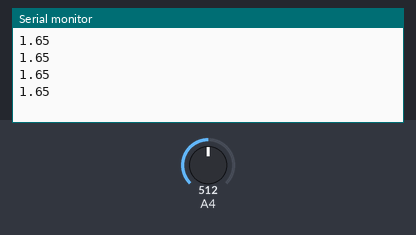
Bench run of a sketch on a simulated Arduino Mega 2560, built with avr-gcc and run on an emulated ATmega2560. Parts: the last lines printed to the serial monitor. The test bench sets the inputs (shaded band); at power-on: A4 = 512.

Above: at 1.2 s.
1.3 s: A4 set to 716
At 1.71 s:
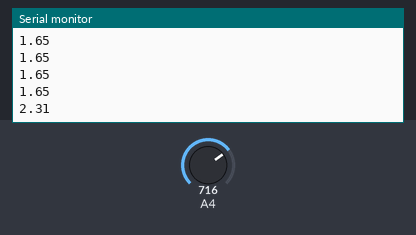
2.8 s: A4 set to 900
At 2.91 s:
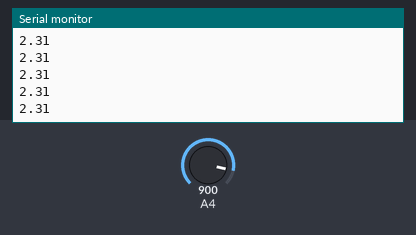
Timing chart, 0 to 5.8 s (numbered marks = the images above; inputs shaded):
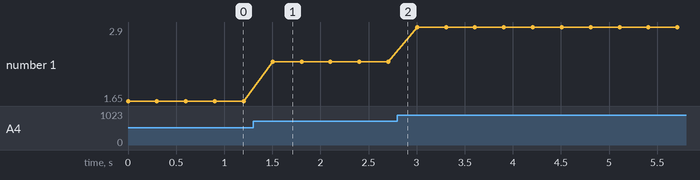

The sketch:

ph1.ino
```cpp
void setup() {
// initialize serial communication at 9600 bits per second:
Serial.begin(9600);
}
// the loop routine runs over and over showing the voltage on A0
void loop() {
// read the input on analog pin 0:
int sensorValue = analogRead(36);
// Convert the analog reading (which goes from 0 - 1023) to a voltage (0 - 5V):
float voltage = sensorValue * (3.3 / 1023.0);
// print out the value you read:
Serial.println(voltage);
delay(300);
}
```

Measured:
- after the input at 1.3 s, the serial monitor: prints a new line after 0.20 s (image 1)
- plotted number 1: 1.65 → 2.31 after the input at 1.3 s, 2.31 → 2.9 after the input at 2.8 s
